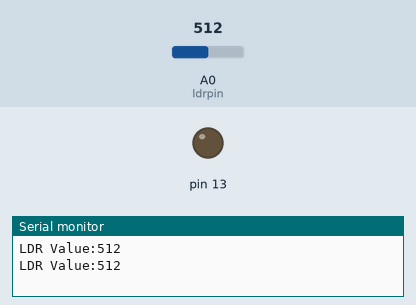
This sketch was run on a simulated Arduino Uno, built with avr-gcc and run on an emulated ATmega328P. On the bench: output pins drawn as LEDs (lit = HIGH), the last lines printed to the serial monitor. The inputs (shaded band) are chosen by the test bench; at power-on: A0 (ldrpin) = 512.

Above: at 1.9 s.
2.0 s: A0 (ldrpin) set to 487
At 3.3 s:
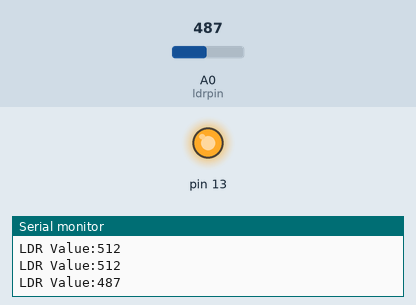
3.8 s: A0 (ldrpin) set to 510
At 5.0 s:
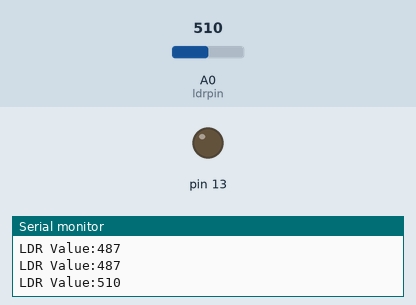
6.0 s: A0 (ldrpin) set to 490
At 7.9 s:
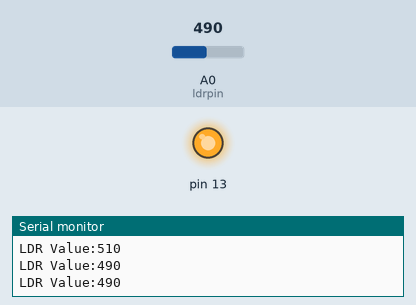
Timing chart, 0 to 9.4 s (numbered marks = the images above; inputs shaded):
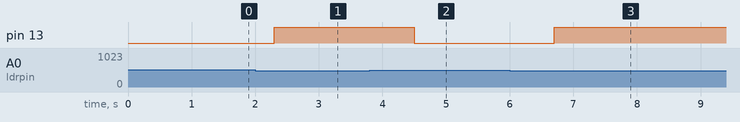

The sketch:

LDR.ino
```cpp
int ldrpin=0;
int ldrvalue=0;
int threshold=500;

void setup()
{
  Serial.begin(9600);
  pinMode(13, OUTPUT);
}

void loop()
{
  ldrvalue=analogRead(ldrpin);
  Serial.print("LDR Value:");
  Serial.println(ldrvalue);
  delay(100);
  if(ldrvalue<=threshold){
    digitalWrite(13,HIGH);
  }
  else{
    digitalWrite(13,LOW);
  }
  delay(1000);
}
```

Measured:
- the behaviour switches between 501 and 500 on A0 (ldrpin) (found by bisection; images 0 and 1)
- after the input at 2.0 s, pin 13: LOW → HIGH after 0.30 s
- after the input at 3.8 s, pin 13: HIGH → LOW after 0.70 s
- after the input at 6.0 s, pin 13: LOW → HIGH after 0.70 s
